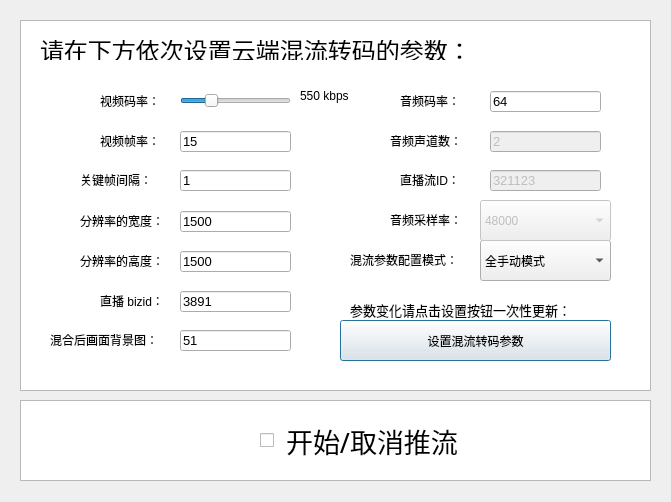
<?xml version="1.0" encoding="UTF-8"?>
<ui version="4.0">
 <class>TestCdnSetting</class>
 <widget class="QDialog" name="TestCdnSetting">
  <property name="geometry">
   <rect>
    <x>0</x>
    <y>0</y>
    <width>671</width>
    <height>502</height>
   </rect>
  </property>
  <property name="windowTitle">
   <string>CDN混流设置</string>
  </property>
  <widget class="QLabel" name="label_16">
   <property name="geometry">
    <rect>
     <x>400</x>
     <y>170</y>
     <width>61</width>
     <height>20</height>
    </rect>
   </property>
   <property name="text">
    <string>直播流ID：</string>
   </property>
  </widget>
  <widget class="QLineEdit" name="videoWidth">
   <property name="geometry">
    <rect>
     <x>180</x>
     <y>211</y>
     <width>111</width>
     <height>21</height>
    </rect>
   </property>
   <property name="font">
    <font>
     <pointsize>10</pointsize>
    </font>
   </property>
   <property name="text">
    <string>1500</string>
   </property>
   <property name="readOnly">
    <bool>false</bool>
   </property>
   <property name="placeholderText">
    <string/>
   </property>
  </widget>
  <widget class="QLabel" name="label_10">
   <property name="geometry">
    <rect>
     <x>80</x>
     <y>170</y>
     <width>81</width>
     <height>20</height>
    </rect>
   </property>
   <property name="text">
    <string>关键帧间隔：</string>
   </property>
  </widget>
  <widget class="QComboBox" name="mode">
   <property name="geometry">
    <rect>
     <x>480</x>
     <y>240</y>
     <width>131</width>
     <height>41</height>
    </rect>
   </property>
   <property name="currentIndex">
    <number>1</number>
   </property>
   <property name="maxVisibleItems">
    <number>2</number>
   </property>
   <item>
    <property name="text">
     <string>非法值</string>
    </property>
   </item>
   <item>
    <property name="text">
     <string>全手动模式</string>
    </property>
   </item>
   <item>
    <property name="text">
     <string>纯音频模式</string>
    </property>
   </item>
   <item>
    <property name="text">
     <string>预排版模式</string>
    </property>
   </item>
   <item>
    <property name="text">
     <string>屏幕分享模式</string>
    </property>
   </item>
  </widget>
  <widget class="QLabel" name="label_15">
   <property name="geometry">
    <rect>
     <x>400</x>
     <y>91</y>
     <width>81</width>
     <height>20</height>
    </rect>
   </property>
   <property name="text">
    <string>音频码率：</string>
   </property>
  </widget>
  <widget class="QLabel" name="label_7">
   <property name="geometry">
    <rect>
     <x>80</x>
     <y>251</y>
     <width>91</width>
     <height>20</height>
    </rect>
   </property>
   <property name="text">
    <string>分辨率的高度：</string>
   </property>
  </widget>
  <widget class="QLineEdit" name="bizId">
   <property name="enabled">
    <bool>true</bool>
   </property>
   <property name="geometry">
    <rect>
     <x>180</x>
     <y>291</y>
     <width>111</width>
     <height>21</height>
    </rect>
   </property>
   <property name="font">
    <font>
     <pointsize>10</pointsize>
    </font>
   </property>
   <property name="text">
    <string>3891</string>
   </property>
   <property name="readOnly">
    <bool>false</bool>
   </property>
   <property name="placeholderText">
    <string/>
   </property>
  </widget>
  <widget class="QLabel" name="label_14">
   <property name="geometry">
    <rect>
     <x>390</x>
     <y>131</y>
     <width>91</width>
     <height>20</height>
    </rect>
   </property>
   <property name="text">
    <string>音频声道数：</string>
   </property>
  </widget>
  <widget class="QLabel" name="label_6">
   <property name="geometry">
    <rect>
     <x>80</x>
     <y>211</y>
     <width>91</width>
     <height>20</height>
    </rect>
   </property>
   <property name="text">
    <string>分辨率的宽度：</string>
   </property>
  </widget>
  <widget class="QLineEdit" name="audioBitrate">
   <property name="geometry">
    <rect>
     <x>490</x>
     <y>91</y>
     <width>111</width>
     <height>21</height>
    </rect>
   </property>
   <property name="font">
    <font>
     <pointsize>10</pointsize>
    </font>
   </property>
   <property name="text">
    <string>64</string>
   </property>
   <property name="readOnly">
    <bool>false</bool>
   </property>
   <property name="placeholderText">
    <string/>
   </property>
  </widget>
  <widget class="QLabel" name="label_9">
   <property name="geometry">
    <rect>
     <x>100</x>
     <y>91</y>
     <width>61</width>
     <height>20</height>
    </rect>
   </property>
   <property name="text">
    <string>视频码率：</string>
   </property>
  </widget>
  <widget class="QLineEdit" name="streamId">
   <property name="enabled">
    <bool>false</bool>
   </property>
   <property name="geometry">
    <rect>
     <x>490</x>
     <y>170</y>
     <width>111</width>
     <height>21</height>
    </rect>
   </property>
   <property name="font">
    <font>
     <pointsize>10</pointsize>
    </font>
   </property>
   <property name="text">
    <string>321123</string>
   </property>
   <property name="readOnly">
    <bool>false</bool>
   </property>
   <property name="placeholderText">
    <string/>
   </property>
  </widget>
  <widget class="QLabel" name="label_5">
   <property name="geometry">
    <rect>
     <x>100</x>
     <y>291</y>
     <width>71</width>
     <height>20</height>
    </rect>
   </property>
   <property name="text">
    <string>直播 bizid：</string>
   </property>
  </widget>
  <widget class="QLineEdit" name="audioChannels">
   <property name="enabled">
    <bool>false</bool>
   </property>
   <property name="geometry">
    <rect>
     <x>490</x>
     <y>131</y>
     <width>111</width>
     <height>21</height>
    </rect>
   </property>
   <property name="font">
    <font>
     <pointsize>10</pointsize>
    </font>
   </property>
   <property name="text">
    <string>2</string>
   </property>
   <property name="readOnly">
    <bool>false</bool>
   </property>
   <property name="placeholderText">
    <string/>
   </property>
  </widget>
  <widget class="QLabel" name="label_4">
   <property name="geometry">
    <rect>
     <x>350</x>
     <y>250</y>
     <width>121</width>
     <height>20</height>
    </rect>
   </property>
   <property name="text">
    <string>混流参数配置模式：</string>
   </property>
  </widget>
  <widget class="QLabel" name="label_8">
   <property name="geometry">
    <rect>
     <x>100</x>
     <y>131</y>
     <width>61</width>
     <height>20</height>
    </rect>
   </property>
   <property name="text">
    <string>视频帧率：</string>
   </property>
  </widget>
  <widget class="QCheckBox" name="startPublishingBtn">
   <property name="geometry">
    <rect>
     <x>260</x>
     <y>420</y>
     <width>221</width>
     <height>41</height>
    </rect>
   </property>
   <property name="font">
    <font>
     <family>仿宋_GB2312</family>
     <pointsize>20</pointsize>
     <weight>50</weight>
     <italic>false</italic>
     <bold>false</bold>
    </font>
   </property>
   <property name="text">
    <string> 开始/取消推流</string>
   </property>
   <property name="checked">
    <bool>false</bool>
   </property>
  </widget>
  <widget class="QLineEdit" name="videoFramerate">
   <property name="geometry">
    <rect>
     <x>180</x>
     <y>131</y>
     <width>111</width>
     <height>21</height>
    </rect>
   </property>
   <property name="font">
    <font>
     <pointsize>10</pointsize>
    </font>
   </property>
   <property name="text">
    <string>15</string>
   </property>
   <property name="readOnly">
    <bool>false</bool>
   </property>
   <property name="placeholderText">
    <string/>
   </property>
  </widget>
  <widget class="QLabel" name="label_13">
   <property name="geometry">
    <rect>
     <x>390</x>
     <y>210</y>
     <width>91</width>
     <height>20</height>
    </rect>
   </property>
   <property name="text">
    <string>音频采样率：</string>
   </property>
  </widget>
  <widget class="QLabel" name="label_17">
   <property name="geometry">
    <rect>
     <x>40</x>
     <y>40</y>
     <width>581</width>
     <height>20</height>
    </rect>
   </property>
   <property name="font">
    <font>
     <family>STFangsong</family>
     <pointsize>18</pointsize>
    </font>
   </property>
   <property name="text">
    <string>请在下方依次设置云端混流转码的参数：</string>
   </property>
  </widget>
  <widget class="QLineEdit" name="backgroundImage">
   <property name="geometry">
    <rect>
     <x>180</x>
     <y>330</y>
     <width>111</width>
     <height>21</height>
    </rect>
   </property>
   <property name="font">
    <font>
     <pointsize>10</pointsize>
    </font>
   </property>
   <property name="inputMask">
    <string/>
   </property>
   <property name="text">
    <string>51</string>
   </property>
   <property name="readOnly">
    <bool>false</bool>
   </property>
   <property name="placeholderText">
    <string>您的图片ID</string>
   </property>
  </widget>
  <widget class="QLineEdit" name="videoGOP">
   <property name="enabled">
    <bool>true</bool>
   </property>
   <property name="geometry">
    <rect>
     <x>180</x>
     <y>170</y>
     <width>111</width>
     <height>21</height>
    </rect>
   </property>
   <property name="font">
    <font>
     <pointsize>10</pointsize>
    </font>
   </property>
   <property name="text">
    <string>1</string>
   </property>
   <property name="readOnly">
    <bool>false</bool>
   </property>
   <property name="placeholderText">
    <string/>
   </property>
  </widget>
  <widget class="QLineEdit" name="videoHeight">
   <property name="geometry">
    <rect>
     <x>180</x>
     <y>251</y>
     <width>111</width>
     <height>21</height>
    </rect>
   </property>
   <property name="font">
    <font>
     <pointsize>10</pointsize>
    </font>
   </property>
   <property name="text">
    <string>1500</string>
   </property>
   <property name="readOnly">
    <bool>false</bool>
   </property>
   <property name="placeholderText">
    <string/>
   </property>
  </widget>
  <widget class="QLabel" name="label_11">
   <property name="geometry">
    <rect>
     <x>50</x>
     <y>330</y>
     <width>121</width>
     <height>20</height>
    </rect>
   </property>
   <property name="text">
    <string>混合后画面背景图：</string>
   </property>
  </widget>
  <widget class="QComboBox" name="audioSampleRate">
   <property name="enabled">
    <bool>false</bool>
   </property>
   <property name="geometry">
    <rect>
     <x>480</x>
     <y>200</y>
     <width>131</width>
     <height>41</height>
    </rect>
   </property>
   <property name="currentIndex">
    <number>6</number>
   </property>
   <property name="maxVisibleItems">
    <number>2</number>
   </property>
   <item>
    <property name="text">
     <string>12000</string>
    </property>
   </item>
   <item>
    <property name="text">
     <string>16000</string>
    </property>
   </item>
   <item>
    <property name="text">
     <string>22000</string>
    </property>
   </item>
   <item>
    <property name="text">
     <string>24000</string>
    </property>
   </item>
   <item>
    <property name="text">
     <string>32000</string>
    </property>
   </item>
   <item>
    <property name="text">
     <string>44100</string>
    </property>
   </item>
   <item>
    <property name="text">
     <string>48000</string>
    </property>
   </item>
  </widget>
  <widget class="QListView" name="listView">
   <property name="geometry">
    <rect>
     <x>20</x>
     <y>20</y>
     <width>631</width>
     <height>371</height>
    </rect>
   </property>
  </widget>
  <widget class="QListView" name="listView_2">
   <property name="geometry">
    <rect>
     <x>20</x>
     <y>400</y>
     <width>631</width>
     <height>81</height>
    </rect>
   </property>
   <property name="font">
    <font>
     <pointsize>2</pointsize>
    </font>
   </property>
  </widget>
  <widget class="QSlider" name="videoBitrate">
   <property name="geometry">
    <rect>
     <x>180</x>
     <y>90</y>
     <width>111</width>
     <height>21</height>
    </rect>
   </property>
   <property name="minimum">
    <number>80</number>
   </property>
   <property name="maximum">
    <number>2000</number>
   </property>
   <property name="value">
    <number>550</number>
   </property>
   <property name="orientation">
    <enum>Qt::Horizontal</enum>
   </property>
  </widget>
  <widget class="QLabel" name="videoBitrateLabel">
   <property name="geometry">
    <rect>
     <x>300</x>
     <y>80</y>
     <width>81</width>
     <height>31</height>
    </rect>
   </property>
   <property name="text">
    <string>550 kbps</string>
   </property>
  </widget>
  <widget class="QPushButton" name="updateMixTranscodingConfigBtn">
   <property name="geometry">
    <rect>
     <x>340</x>
     <y>320</y>
     <width>271</width>
     <height>41</height>
    </rect>
   </property>
   <property name="text">
    <string>设置混流转码参数</string>
   </property>
  </widget>
  <widget class="QLabel" name="label_18">
   <property name="geometry">
    <rect>
     <x>350</x>
     <y>300</y>
     <width>251</width>
     <height>20</height>
    </rect>
   </property>
   <property name="font">
    <font>
     <family>仿宋_GB2312</family>
     <pointsize>10</pointsize>
    </font>
   </property>
   <property name="text">
    <string>参数变化请点击设置按钮一次性更新：</string>
   </property>
  </widget>
  <zorder>listView_2</zorder>
  <zorder>listView</zorder>
  <zorder>label_16</zorder>
  <zorder>videoWidth</zorder>
  <zorder>label_10</zorder>
  <zorder>mode</zorder>
  <zorder>label_15</zorder>
  <zorder>label_7</zorder>
  <zorder>bizId</zorder>
  <zorder>label_14</zorder>
  <zorder>label_6</zorder>
  <zorder>audioBitrate</zorder>
  <zorder>label_9</zorder>
  <zorder>streamId</zorder>
  <zorder>label_5</zorder>
  <zorder>audioChannels</zorder>
  <zorder>label_4</zorder>
  <zorder>label_8</zorder>
  <zorder>startPublishingBtn</zorder>
  <zorder>videoFramerate</zorder>
  <zorder>label_13</zorder>
  <zorder>label_17</zorder>
  <zorder>backgroundImage</zorder>
  <zorder>videoGOP</zorder>
  <zorder>videoHeight</zorder>
  <zorder>label_11</zorder>
  <zorder>audioSampleRate</zorder>
  <zorder>videoBitrate</zorder>
  <zorder>videoBitrateLabel</zorder>
  <zorder>updateMixTranscodingConfigBtn</zorder>
  <zorder>label_18</zorder>
 </widget>
 <resources/>
 <connections/>
</ui>
